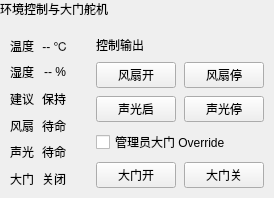
           <widget class="QWidget" name="page_env_control">
            <property name="role" stdset="0"><string>page</string></property>
            <layout class="QVBoxLayout" name="verticalLayout_env_control">
             <property name="leftMargin"><number>0</number></property>
             <property name="topMargin"><number>0</number></property>
             <property name="rightMargin"><number>0</number></property>
             <property name="bottomMargin"><number>0</number></property>
             <property name="spacing"><number>8</number></property>

             <item><widget class="QLabel" name="label_env_page_title"><property name="role" stdset="0"><string>pageTitle</string></property><property name="maximumSize"><size><width>16777215</width><height>24</height></size></property><property name="text"><string>环境控制与大门舵机</string></property></widget></item>

             <item>
              <layout class="QHBoxLayout" name="horizontalLayout_env_body">
               <property name="spacing"><number>8</number></property>

               <item>
                <widget class="QFrame" name="card_env_detail">
                 <property name="role" stdset="0"><string>panelCard</string></property>
                 <layout class="QGridLayout" name="gridLayout_env_detail">
                  <property name="leftMargin"><number>10</number></property>
                  <property name="topMargin"><number>10</number></property>
                  <property name="rightMargin"><number>10</number></property>
                  <property name="bottomMargin"><number>10</number></property>
                  <property name="horizontalSpacing"><number>8</number></property>
                  <property name="verticalSpacing"><number>8</number></property>

                  <item row="0" column="0"><widget class="QLabel" name="label_env_page_temp_name"><property name="role" stdset="0"><string>fieldName</string></property><property name="text"><string>温度</string></property></widget></item>
                  <item row="0" column="1"><widget class="QLabel" name="label_env_page_temp_value"><property name="role" stdset="0"><string>bigValue</string></property><property name="text"><string>-- ℃</string></property><property name="alignment"><set>Qt::AlignCenter</set></property></widget></item>
                  <item row="1" column="0"><widget class="QLabel" name="label_env_page_hum_name"><property name="role" stdset="0"><string>fieldName</string></property><property name="text"><string>湿度</string></property></widget></item>
                  <item row="1" column="1"><widget class="QLabel" name="label_env_page_hum_value"><property name="role" stdset="0"><string>bigValue</string></property><property name="text"><string>-- %</string></property><property name="alignment"><set>Qt::AlignCenter</set></property></widget></item>
                  <item row="2" column="0"><widget class="QLabel" name="label_env_page_advice_name"><property name="role" stdset="0"><string>fieldName</string></property><property name="text"><string>建议</string></property></widget></item>
                  <item row="2" column="1"><widget class="QLabel" name="label_env_page_advice_value"><property name="role" stdset="0"><string>fieldValue</string></property><property name="text"><string>保持</string></property></widget></item>
                  <item row="3" column="0"><widget class="QLabel" name="label_fan_output_name"><property name="role" stdset="0"><string>fieldName</string></property><property name="text"><string>风扇</string></property></widget></item>
                  <item row="3" column="1"><widget class="QLabel" name="label_fan_output_value"><property name="role" stdset="0"><string>fieldValue</string></property><property name="text"><string>待命</string></property></widget></item>
                  <item row="4" column="0"><widget class="QLabel" name="label_alarm_output_name"><property name="role" stdset="0"><string>fieldName</string></property><property name="text"><string>声光</string></property></widget></item>
                  <item row="4" column="1"><widget class="QLabel" name="label_alarm_output_value"><property name="role" stdset="0"><string>fieldValue</string></property><property name="text"><string>待命</string></property></widget></item>
                  <item row="5" column="0"><widget class="QLabel" name="label_gate_output_name"><property name="role" stdset="0"><string>fieldName</string></property><property name="text"><string>大门</string></property></widget></item>
                  <item row="5" column="1"><widget class="QLabel" name="label_gate_output_value"><property name="role" stdset="0"><string>fieldValue</string></property><property name="text"><string>关闭</string></property></widget></item>
                 </layout>
                </widget>
               </item>

               <item>
                <widget class="QFrame" name="card_env_actions">
                 <property name="role" stdset="0"><string>panelCard</string></property>
                 <property name="minimumSize"><size><width>170</width><height>0</height></size></property>
                 <layout class="QGridLayout" name="gridLayout_env_actions">
                  <property name="leftMargin"><number>10</number></property>
                  <property name="topMargin"><number>10</number></property>
                  <property name="rightMargin"><number>10</number></property>
                  <property name="bottomMargin"><number>10</number></property>
                  <property name="horizontalSpacing"><number>8</number></property>
                  <property name="verticalSpacing"><number>8</number></property>

                  <item row="0" column="0" colspan="2"><widget class="QLabel" name="label_env_action_title"><property name="role" stdset="0"><string>cardTitle</string></property><property name="text"><string>控制输出</string></property></widget></item>
                  <item row="1" column="0"><widget class="QPushButton" name="btn_fan_start"><property name="role" stdset="0"><string>mainAction</string></property><property name="text"><string>风扇开</string></property></widget></item>
                  <item row="1" column="1"><widget class="QPushButton" name="btn_fan_stop"><property name="role" stdset="0"><string>subAction</string></property><property name="text"><string>风扇停</string></property></widget></item>
                  <item row="2" column="0"><widget class="QPushButton" name="btn_alarm_start"><property name="role" stdset="0"><string>dangerAction</string></property><property name="text"><string>声光启</string></property></widget></item>
                  <item row="2" column="1"><widget class="QPushButton" name="btn_alarm_stop"><property name="role" stdset="0"><string>subAction</string></property><property name="text"><string>声光停</string></property></widget></item>
                  <item row="3" column="0" colspan="2"><widget class="QCheckBox" name="check_gate_override"><property name="text"><string>管理员大门 Override</string></property></widget></item>
                  <item row="4" column="0"><widget class="QPushButton" name="btn_gate_open"><property name="role" stdset="0"><string>mainAction</string></property><property name="text"><string>大门开</string></property></widget></item>
                  <item row="4" column="1"><widget class="QPushButton" name="btn_gate_close"><property name="role" stdset="0"><string>dangerAction</string></property><property name="text"><string>大门关</string></property></widget></item>
                 </layout>
                </widget>
               </item>

              </layout>
             </item>
            </layout>
           </widget>
